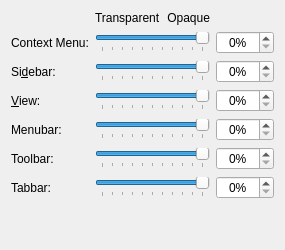
     <widget class="QWidget" name="Transparency">
      <attribute name="title">
       <string>Transparency</string>
      </attribute>
      <layout class="QGridLayout" name="gridLayout_2">
       <item row="0" column="1">
        <layout class="QHBoxLayout" name="horizontalLayout">
         <item>
          <widget class="QLabel" name="label_6">
           <property name="sizePolicy">
            <sizepolicy hsizetype="Preferred" vsizetype="Maximum">
             <horstretch>0</horstretch>
             <verstretch>0</verstretch>
            </sizepolicy>
           </property>
           <property name="text">
            <string>Transparent</string>
           </property>
          </widget>
         </item>
         <item>
          <widget class="QLabel" name="label">
           <property name="sizePolicy">
            <sizepolicy hsizetype="Preferred" vsizetype="Maximum">
             <horstretch>0</horstretch>
             <verstretch>0</verstretch>
            </sizepolicy>
           </property>
           <property name="text">
            <string>Opaque</string>
           </property>
           <property name="alignment">
            <set>Qt::AlignmentFlag::AlignRight|Qt::AlignmentFlag::AlignTrailing|Qt::AlignmentFlag::AlignVCenter</set>
           </property>
          </widget>
         </item>
        </layout>
       </item>
       <item row="1" column="0">
        <widget class="QLabel" name="_menuGroupDescription">
         <property name="toolTip">
          <string>This changes the transparency of context menus and popup menus</string>
         </property>
         <property name="text">
          <string>Context Menu:</string>
         </property>
         <property name="alignment">
          <set>Qt::AlignmentFlag::AlignLeading|Qt::AlignmentFlag::AlignLeft|Qt::AlignmentFlag::AlignVCenter</set>
         </property>
         <property name="buddy">
          <cstring>_menuOpacity</cstring>
         </property>
        </widget>
       </item>
       <item row="1" column="1">
        <widget class="QSlider" name="_menuOpacity">
         <property name="toolTip">
          <string>This changes the transparency of context menus and popup menus</string>
         </property>
         <property name="maximum">
          <number>100</number>
         </property>
         <property name="value">
          <number>100</number>
         </property>
         <property name="orientation">
          <enum>Qt::Orientation::Horizontal</enum>
         </property>
         <property name="tickPosition">
          <enum>QSlider::TickPosition::TicksBelow</enum>
         </property>
         <property name="tickInterval">
          <number>10</number>
         </property>
        </widget>
       </item>
       <item row="1" column="2">
        <widget class="QSpinBox" name="_menuOpacitySpinBox">
         <property name="alignment">
          <set>Qt::AlignmentFlag::AlignCenter</set>
         </property>
         <property name="suffix">
          <string>%</string>
         </property>
         <property name="maximum">
          <number>100</number>
         </property>
        </widget>
       </item>
       <item row="2" column="0">
        <widget class="QLabel" name="label_5">
         <property name="toolTip">
          <string>Dolphin sidebar transparency. Requires "Draw frame around dockable panels" to be disabled.</string>
         </property>
         <property name="text">
          <string>Si&amp;debar:</string>
         </property>
         <property name="alignment">
          <set>Qt::AlignmentFlag::AlignLeading|Qt::AlignmentFlag::AlignLeft|Qt::AlignmentFlag::AlignVCenter</set>
         </property>
         <property name="buddy">
          <cstring>_sidebarOpacity</cstring>
         </property>
        </widget>
       </item>
       <item row="2" column="1">
        <widget class="QSlider" name="_sidebarOpacity">
         <property name="toolTip">
          <string>Dolphin sidebar transparency. Requires "Draw frame around dockable panels" to be disabled.</string>
         </property>
         <property name="maximum">
          <number>100</number>
         </property>
         <property name="value">
          <number>100</number>
         </property>
         <property name="orientation">
          <enum>Qt::Orientation::Horizontal</enum>
         </property>
         <property name="tickPosition">
          <enum>QSlider::TickPosition::TicksBelow</enum>
         </property>
         <property name="tickInterval">
          <number>10</number>
         </property>
        </widget>
       </item>
       <item row="2" column="2">
        <widget class="QSpinBox" name="_sidebarOpacitySpinBox">
         <property name="alignment">
          <set>Qt::AlignmentFlag::AlignCenter</set>
         </property>
         <property name="suffix">
          <string>%</string>
         </property>
         <property name="maximum">
          <number>100</number>
         </property>
        </widget>
       </item>
       <item row="3" column="0">
        <widget class="QLabel" name="label_viewOpacity">
         <property name="toolTip">
          <string>This changes the transparency of the Dolphin main file view area</string>
         </property>
         <property name="text">
          <string>&amp;View:</string>
         </property>
         <property name="alignment">
          <set>Qt::AlignmentFlag::AlignLeading|Qt::AlignmentFlag::AlignLeft|Qt::AlignmentFlag::AlignVCenter</set>
         </property>
         <property name="buddy">
          <cstring>_viewOpacity</cstring>
         </property>
        </widget>
       </item>
       <item row="3" column="1">
        <widget class="QSlider" name="_viewOpacity">
         <property name="toolTip">
          <string>This changes the transparency of the Dolphin main file view area</string>
         </property>
         <property name="maximum">
          <number>100</number>
         </property>
         <property name="value">
          <number>100</number>
         </property>
         <property name="orientation">
          <enum>Qt::Orientation::Horizontal</enum>
         </property>
         <property name="tickPosition">
          <enum>QSlider::TickPosition::TicksBelow</enum>
         </property>
         <property name="tickInterval">
          <number>10</number>
         </property>
        </widget>
       </item>
       <item row="3" column="2">
        <widget class="QSpinBox" name="_viewOpacitySpinBox">
         <property name="alignment">
          <set>Qt::AlignmentFlag::AlignCenter</set>
         </property>
         <property name="suffix">
          <string>%</string>
         </property>
         <property name="maximum">
          <number>100</number>
         </property>
        </widget>
       </item>
       <item row="4" column="0">
        <widget class="QLabel" name="label_7">
         <property name="text">
          <string>Menubar:</string>
         </property>
         <property name="alignment">
          <set>Qt::AlignmentFlag::AlignLeading|Qt::AlignmentFlag::AlignLeft|Qt::AlignmentFlag::AlignVCenter</set>
         </property>
         <property name="buddy">
          <cstring>_menuBarOpacity</cstring>
         </property>
        </widget>
       </item>
       <item row="4" column="1">
        <widget class="QSlider" name="_menuBarOpacity">
         <property name="toolTip">
          <string>This changes the menubar opacity</string>
         </property>
         <property name="maximum">
          <number>100</number>
         </property>
         <property name="value">
          <number>100</number>
         </property>
         <property name="orientation">
          <enum>Qt::Orientation::Horizontal</enum>
         </property>
         <property name="tickPosition">
          <enum>QSlider::TickPosition::TicksBelow</enum>
         </property>
         <property name="tickInterval">
          <number>10</number>
         </property>
        </widget>
       </item>
       <item row="4" column="2">
        <widget class="QSpinBox" name="_menuBarOpacitySpinBox">
         <property name="alignment">
          <set>Qt::AlignmentFlag::AlignCenter</set>
         </property>
         <property name="suffix">
          <string>%</string>
         </property>
         <property name="maximum">
          <number>100</number>
         </property>
        </widget>
       </item>
       <item row="5" column="0">
        <widget class="QLabel" name="label_8">
         <property name="text">
          <string>Toolbar:</string>
         </property>
         <property name="alignment">
          <set>Qt::AlignmentFlag::AlignLeading|Qt::AlignmentFlag::AlignLeft|Qt::AlignmentFlag::AlignVCenter</set>
         </property>
         <property name="buddy">
          <cstring>_toolBarOpacity</cstring>
         </property>
        </widget>
       </item>
       <item row="5" column="1">
        <widget class="QSlider" name="_toolBarOpacity">
         <property name="toolTip">
          <string>This changes the toolbar opacity</string>
         </property>
         <property name="maximum">
          <number>100</number>
         </property>
         <property name="value">
          <number>100</number>
         </property>
         <property name="orientation">
          <enum>Qt::Orientation::Horizontal</enum>
         </property>
         <property name="tickPosition">
          <enum>QSlider::TickPosition::TicksBelow</enum>
         </property>
         <property name="tickInterval">
          <number>10</number>
         </property>
        </widget>
       </item>
       <item row="5" column="2">
        <widget class="QSpinBox" name="_toolBarOpacitySpinBox">
         <property name="alignment">
          <set>Qt::AlignmentFlag::AlignCenter</set>
         </property>
         <property name="suffix">
          <string>%</string>
         </property>
         <property name="maximum">
          <number>100</number>
         </property>
        </widget>
       </item>
       <item row="6" column="0">
        <widget class="QLabel" name="label_18">
         <property name="toolTip">
          <string>This changes the tabbar opacity inside Dolphin &amp; Konsole</string>
         </property>
         <property name="text">
          <string>Tabbar:</string>
         </property>
         <property name="alignment">
          <set>Qt::AlignmentFlag::AlignLeading|Qt::AlignmentFlag::AlignLeft|Qt::AlignmentFlag::AlignVCenter</set>
         </property>
         <property name="buddy">
          <cstring>_tabBarOpacity</cstring>
         </property>
        </widget>
       </item>
       <item row="6" column="1">
        <widget class="QSlider" name="_tabBarOpacity">
         <property name="toolTip">
          <string>This changes the tabbar opacity inside Dolphin &amp; Konsole</string>
         </property>
         <property name="maximum">
          <number>100</number>
         </property>
         <property name="value">
          <number>100</number>
         </property>
         <property name="orientation">
          <enum>Qt::Orientation::Horizontal</enum>
         </property>
         <property name="tickPosition">
          <enum>QSlider::TickPosition::TicksBelow</enum>
         </property>
         <property name="tickInterval">
          <number>10</number>
         </property>
        </widget>
       </item>
       <item row="6" column="2">
        <widget class="QSpinBox" name="_tabBarOpacitySpinBox">
         <property name="alignment">
          <set>Qt::AlignmentFlag::AlignCenter</set>
         </property>
         <property name="suffix">
          <string>%</string>
         </property>
         <property name="maximum">
          <number>100</number>
         </property>
        </widget>
       </item>
       <item row="7" column="0">
        <spacer name="verticalSpacer_2">
         <property name="orientation">
          <enum>Qt::Orientation::Vertical</enum>
         </property>
         <property name="sizeHint" stdset="0">
          <size>
           <width>20</width>
           <height>40</height>
          </size>
         </property>
        </spacer>
       </item>
      </layout>
     </widget>
